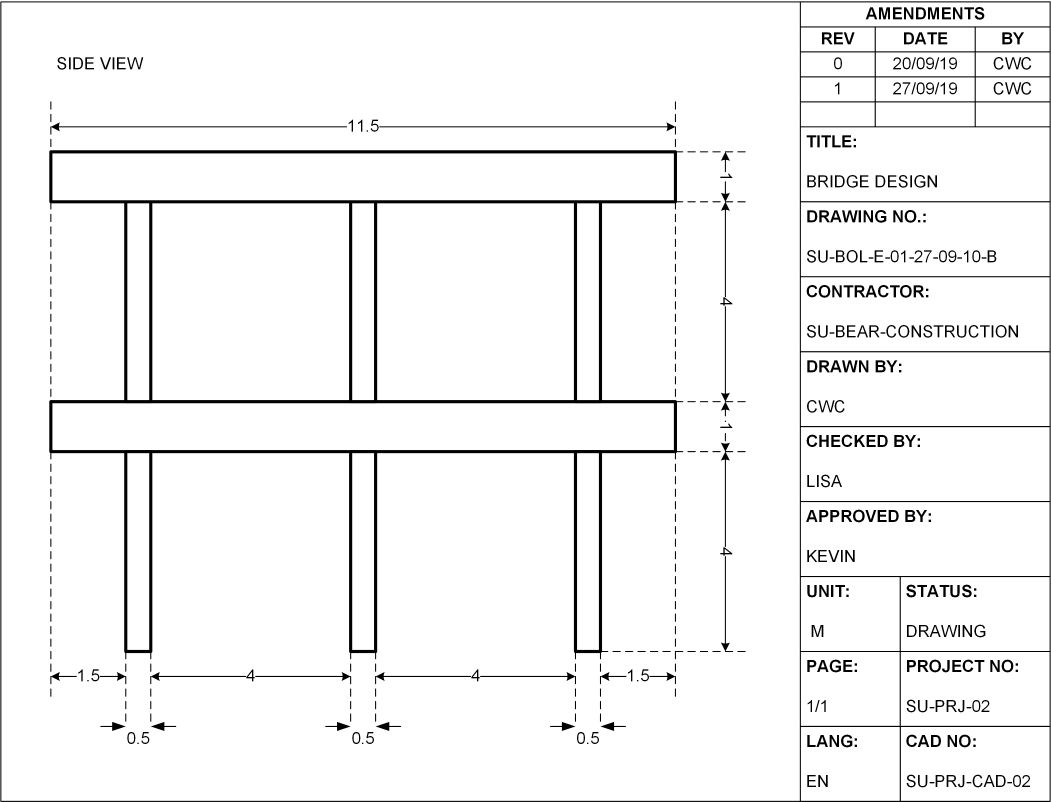
#> input picture images/04.png, 3153 x 2406 px (shown at 1/3 size)
$ python imageAndDataExtraction.py
#> lines starting #> are read from the running program, lines starting #| are printed output that depends on the picture; after the words box and inside, x2 and y2 are one past the last pixel; in counts of white or black regions, pixels touching at a corner belong together
import numpy as np
import cv2
from matplotlib import pyplot as pt
import openpyxl
import pytesseract as tess
from pytesseract import Output

tess.pytesseract.tesseract_cmd = r'C:\Program Files\Tesseract-OCR\tesseract.exe'

# change this one only
img = cv2.imread('images/04.png')
#> img is the input picture: shape (2406, 3153, 3); min 0, max 255, mean 242.8
gray = cv2.cvtColor(img, cv2.COLOR_BGR2GRAY)
gray = cv2.threshold(gray, 0, 1, cv2.THRESH_BINARY | cv2.THRESH_OTSU)[1]
#> gray: shape (2406, 3153); values 0 (black) and 1 (white), 95.2% white; 430 black regions (7 under 20 px), largest, box (x1, y1, x2, y2) and area: (148, 451, 2050, 1978) 145787, (1, 4, 3152, 2406) 80546, (151, 368, 1041, 404) 2980
drawing = gray.copy()
gray_ori = gray.copy()
edges = cv2.Canny(gray, 0, 1)
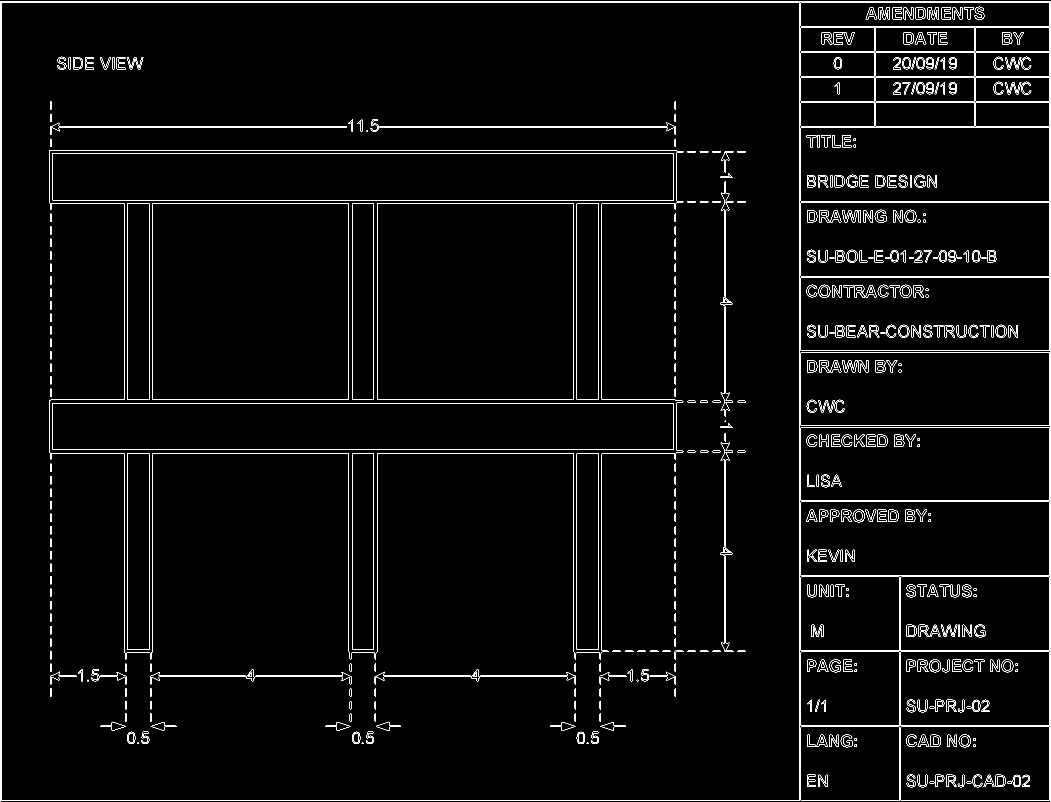
#> edges: shape (2406, 3153) (shown at 1/3 size); 1.8% white in thin lines or dots
[nrow, ncol] = edges.shape
#> nrow = 2406; ncol = 3153
full_size = nrow * ncol
#> full_size = 7586118

# remove the extra padding outside the border
contours, hierarchy = cv2.findContours(edges, cv2.RETR_TREE, cv2.CHAIN_APPROX_SIMPLE)
#> contours = 1104 contours, 225 with area under 20; largest, box (x1, y1, x2, y2) and area: (3, 6, 2399, 2402) 5736022, (3, 6, 2399, 2402) 5736022, (147, 450, 2050, 1978) 1598564, (147, 450, 2050, 1978) 1598530, (1131, 609, 1722, 1200) 348097
for i in range(0, 1):
    peri = cv2.arcLength(contours[i], True)
    approx = cv2.approxPolyDP(contours[i], 0.01 * peri, True)
    x,y,w,h = cv2.boundingRect(approx)
    area = cv2.contourArea(approx)
    if area > (0.5 * full_size):
        gray = gray[y:y+h, x:x+w]
        [nrow, ncol] = gray.shape
    else:
        i = -1
        peri = cv2.arcLength(contours[i], True)
        approx = cv2.approxPolyDP(contours[i], 0.001 * peri, True)
        x,y,w,h = cv2.boundingRect(approx)
        area = cv2.contourArea(approx)
        gray = gray[y:y+h, x:x+w]
        [nrow, ncol] = gray.shape
#> this loop made 1 pass

# original copy of binary image without outside padding for later use
gray_ori = gray.copy()
gray_ori2 = gray.copy()

# creating a mask and changing all the region that we want to 1
[nrow, ncol] = gray.shape
img_area = nrow * ncol
#> img_area = 7571853
mask = np.zeros((nrow,ncol), dtype=np.uint8)
for c in contours:
    peri = cv2.arcLength(c, True)
    approx = cv2.approxPolyDP(c, 0.01 * peri, True)
    x,y,w,h = cv2.boundingRect(approx)
    area = cv2.contourArea(approx)
    if area < (1/2)*img_area and len(approx) == 4:
        mask[y:y+h, x:x+w] = 1
#> this loop made 1104 passes
#> (peri, x, y, w, h, area) on passes 4, 5, 7: (33.66, 3021, 2345, 15, 5, 53), (33.07, 3021, 2345, 15, 5, 52.5), (33.66, 2899, 2345, 15, 5, 53)
#> mask: shape (2403, 3151); values 0 (black) and 1 (white), 42.7% white; 41 white regions (4 under 20 px), largest, box (x1, y1, x2, y2) and area: (456, 609, 1047, 1200) 349281, (1131, 609, 1722, 1200) 349281, (156, 459, 2022, 601) 264972

# extracting the region that we want using the mask we created
kernel = cv2.getStructuringElement(cv2.MORPH_RECT, (25,25))
mask = cv2.morphologyEx(mask, cv2.MORPH_CLOSE, kernel, iterations=1)
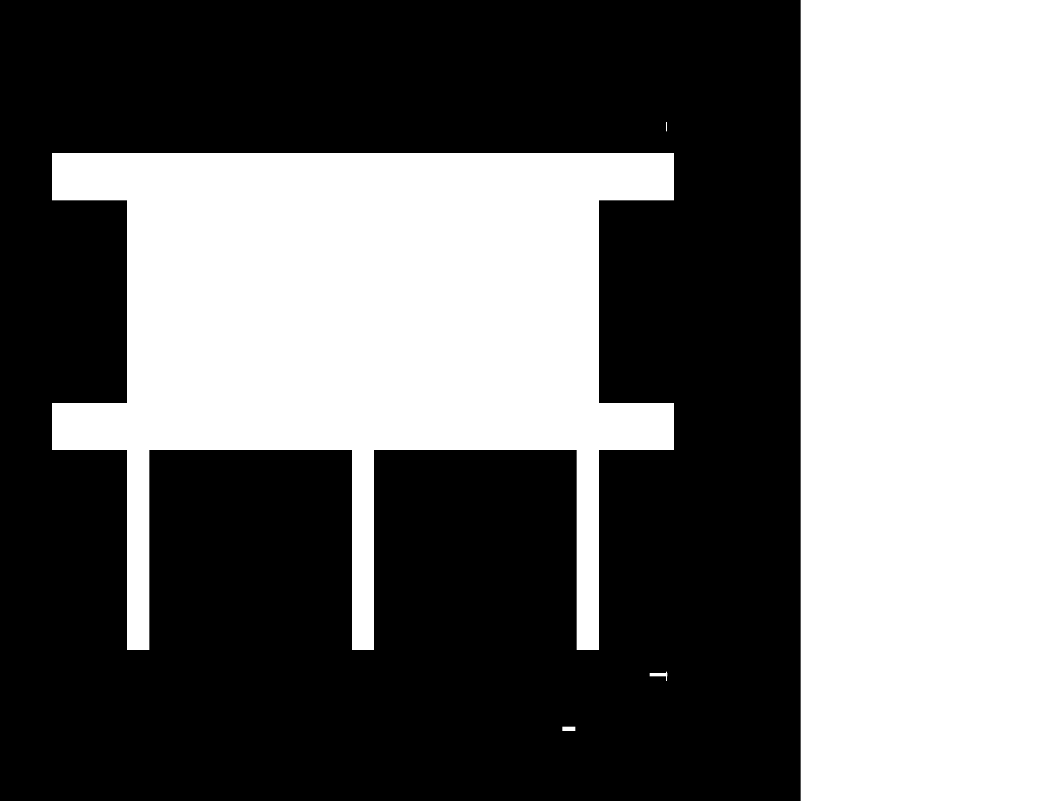
#> mask: shape (2403, 3151) (shown at 1/3 size); values 0 (black) and 1 (white), 43.7% white; 5 white regions
contours2,hierarchy2 = cv2.findContours(mask, cv2.RETR_EXTERNAL, cv2.CHAIN_APPROX_SIMPLE)
#> contours2 = 5 contours; box (x1, y1, x2, y2) and area: (2402, 0, 3151, 2403) 1796696, (156, 459, 2022, 1950) 1504005, (1949, 2015, 2002, 2043) 506, (1687, 2180, 1726, 2193) 456, (1998, 366, 2001, 394) 54
for c in contours2:
    peri = cv2.arcLength(c, True)
    approx = cv2.approxPolyDP(c, 0.01 * peri, True)
    x,y,w,h = cv2.boundingRect(approx)
    area = cv2.contourArea(approx)
    if area > (1/9)*img_area :
        ROI = gray_ori[y:y+h, x:x+w]
        ROI[ROI >= 1] = 255
#> this loop made 5 passes
#> (peri, approx, x, y, w, h, area) on passes 1, 4, 5: (100, [[1687, 2180], [1687, 2192], [1725, 2192], [1725, 2180]], 1687, 2180, 39, 13, 456), (58, [[1998, 366], [1998, 393], [2000, 393], [2000, 366]], 1998, 366, 3, 28, 54), (6300, [[2402, 0], [2402, 2402], [3150, 2402], [3150, 0]], 2402, 0, 749, 2403, 1796696)
#> (peri, x, y, w, h, area) on passes 2 to 3: (155.7, 1949, 2015, 52, 28, 504), (10004.1, 156, 459, 1866, 1491, 1446775)
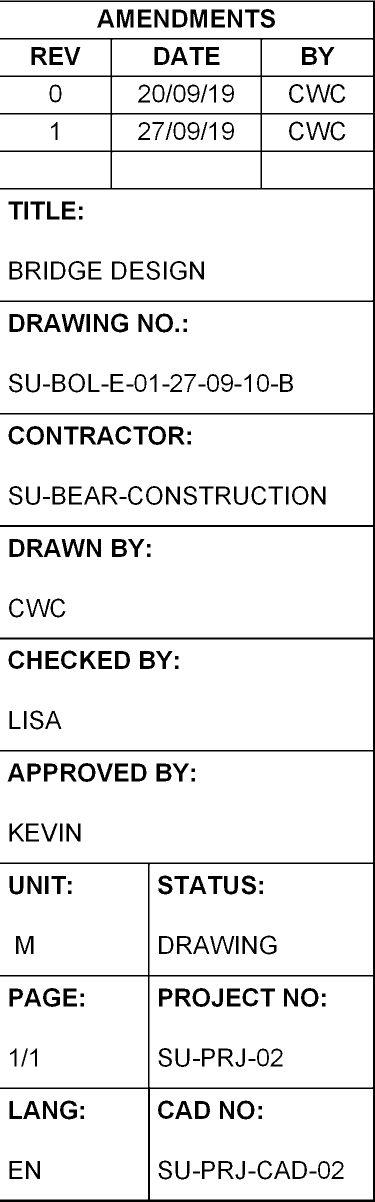
#> ROI: shape (2403, 749) (shown at 1/2 size); 92.1% white; 252 black regions, largest, box (x1, y1, x2, y2) and area: (0, 1, 749, 2403) 46969, (234, 19, 267, 55) 790, (381, 19, 414, 55) 790

try:
    cv2.imwrite('roi.png',ROI)
    ROI3 = ROI
except:
    ROI = drawing
    ROI2 = ROI                  # if no ROI found is invalid, we will use the backup image
    cv2.imwrite('roi.png',ROI)

# removing the region from the original image
drawing = cv2.add(gray_ori, mask)
drawing[drawing >= 1] = 255
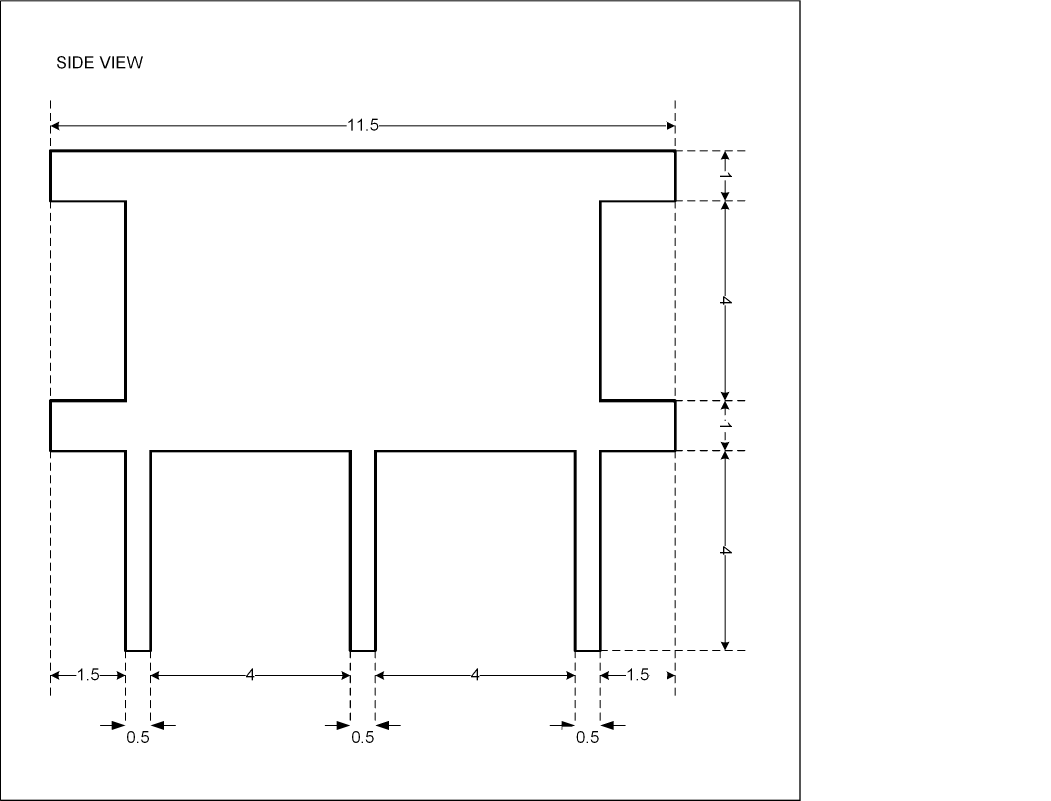
#> drawing: shape (2403, 3151) (shown at 1/3 size); 97.9% white; 181 black regions (8 under 20 px)
drawing_backup = drawing

# crop the drawings from original image(without title block region)
contours_final, hierarchy_final = cv2.findContours(drawing, cv2.RETR_TREE, cv2.CHAIN_APPROX_SIMPLE)
#> contours_final = 198 contours, 9 with area under 20; largest, box (x1, y1, x2, y2) and area: (3, 4, 2398, 2399) 5731236, (0, 0, 3151, 2403) 1796697, (146, 447, 2050, 1976) 1603786, (156, 457, 2022, 1950) 1508632, (149, 364, 1041, 402) 3906
largest = 0
for i in range(0, len(contours_final)):
    peri = cv2.arcLength(contours_final[i], True)
    approx = cv2.approxPolyDP(contours_final[i], 0.01 * peri, True)
    x,y,w,h = cv2.boundingRect(approx)
    area = cv2.contourArea(approx)
    if area != img_area:
        if area > largest:
            largest = area
            drawing = gray_ori[y:y+h, x:x+w]
            drawing[drawing >= 1] = 255
            cv2.imwrite('drawing.png', drawing)
            [drawing_nrow, drawing_ncol] = drawing.shape
            # check drawing size, because it might select the entire image
            if drawing_nrow*drawing_ncol >= ncol*nrow*0.8:
                drawing = drawing_backup
                [nrow6, ncol6] = drawing.shape
                nrow7 = nrow6 - 200
                ncol7 = ncol6 - 200
                drawing[0:200, :] = 255
                drawing[:, 0:200] = 255
                drawing[nrow7:nrow6, :] = 255
                drawing[:, ncol7:ncol6] = 255
                kernel = cv2.getStructuringElement(cv2.MORPH_RECT, (500,500))
                kernel2 = cv2.getStructuringElement(cv2.MORPH_RECT, (20,20))
                drawing = cv2.morphologyEx(drawing, cv2.MORPH_OPEN, kernel, iterations=1)
                drawing = cv2.dilate(drawing, kernel2)
                drawing = cv2.morphologyEx(drawing, cv2.MORPH_OPEN, kernel, iterations=1)
                drawing = cv2.dilate(drawing, kernel2)
                drawing = cv2.bitwise_not(drawing)
                drawing[drawing >= 1] = 1
                contours, hierarchy = cv2.findContours(drawing, cv2.RETR_TREE, cv2.CHAIN_APPROX_SIMPLE)
                largest2 = 0
                for i in range(0, len(contours)):
                    peri = cv2.arcLength(contours[i], True)
                    approx = cv2.approxPolyDP(contours[i], 0.01 * peri, True)
                    x,y,w,h = cv2.boundingRect(approx)
                    area = cv2.contourArea(approx)
                    if area > largest2:
                        lagest = area
                        drawing = gray_ori2[y:y+h, x:x+w]
                        drawing[drawing >= 1] = 255
                        cv2.imwrite('drawing.png', drawing)
#> this loop made 198 passes
#> largest on pass 2: 5731236
#> pass 2, `cv2.imwrite('drawing.png', drawing)`:
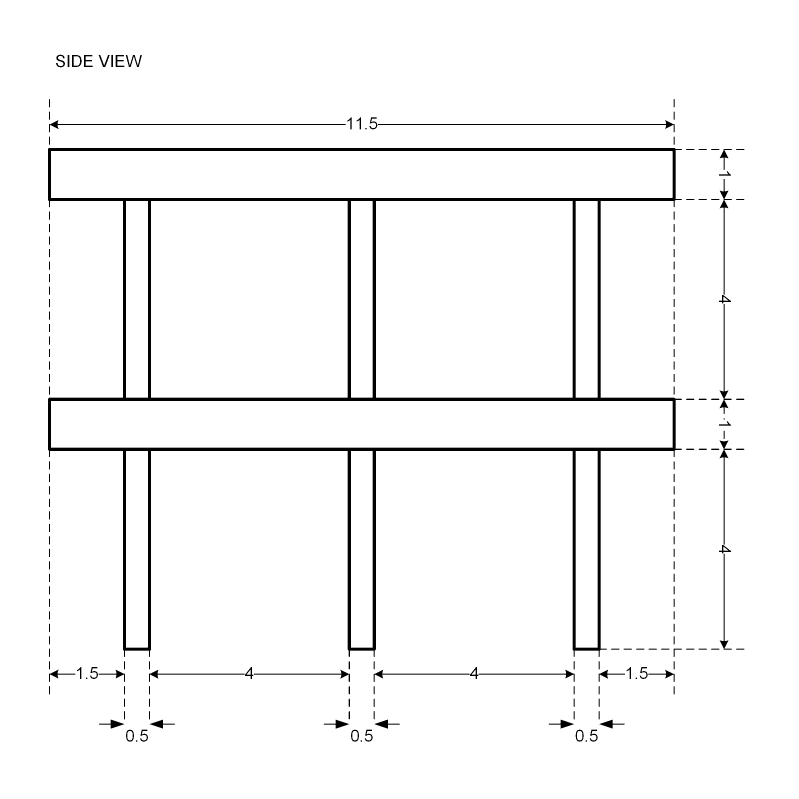
#> saved as drawing.png: shape (2395, 2395) (shown at 1/3 size); 96.8% white; 178 black regions (7 under 20 px), largest, box (x1, y1, x2, y2) and area: (144, 444, 2046, 1971) 145787, (147, 361, 1037, 397) 2980, (1134, 360, 2024, 397) 2971
#> after the loop: kernel: shape (25, 25); every value is 1

# using the roi that we obtained
img = cv2.imread("roi.png", 1)
gray = cv2.cvtColor(img, cv2.COLOR_BGR2GRAY)
gray = cv2.threshold(gray, 0, 255, cv2.THRESH_BINARY | cv2.THRESH_OTSU)[1]

# append information into an array
contours, hierarchy = cv2.findContours(gray, cv2.RETR_EXTERNAL, cv2.CHAIN_APPROX_SIMPLE)
contours = sorted(contours, key=lambda contour: cv2.boundingRect(contour)[0] + cv2.boundingRect(contour)[1] * gray.shape[1])
data = []
scattered_data = []
[nrow, ncol] = gray.shape
img_size = nrow * ncol
for i in range(1, len(contours)):
    # check whether the drawing number is seperated by small boxes
    if i + 1 < len(contours):
        area = cv2.contourArea(contours[i])
        area2 = cv2.contourArea(contours[i+1])
        if area2 < 1/100 * img_size and area2 > 500:
            peri = cv2.arcLength(contours[i], True)
            approx = cv2.approxPolyDP(contours[i], 0.05 * peri, True)
            x,y,w,h = cv2.boundingRect(approx)
            approx2 = cv2.approxPolyDP(contours[i+1], 0.05 * peri, True)
            x2,y2,w2,h2 = cv2.boundingRect(approx2)
            ROI = gray[y:y+h+h2, x:x+w]
#> (the run stopped early here; a loop or call above may not have finished)

$ run again, with images/06.png copied over images/04.png
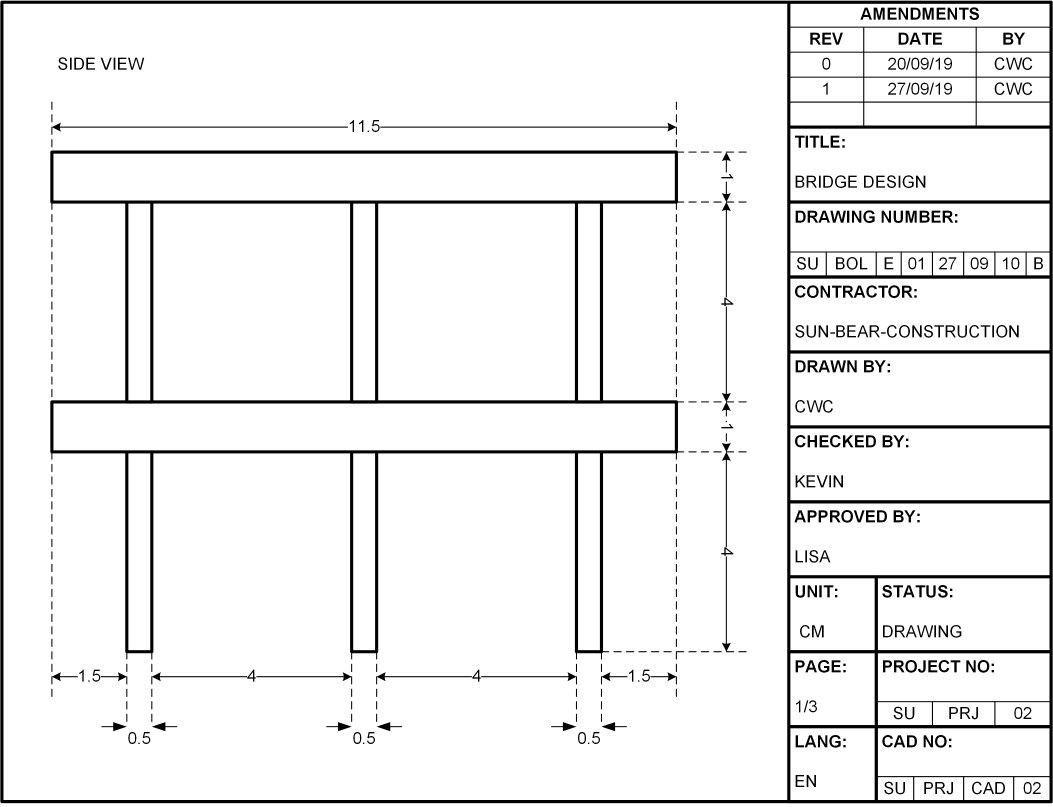
#> input picture images/06.png, 3159 x 2419 px (shown at 1/3 size)
#> img is the input picture: shape (2419, 3159, 3); min 0, max 255, mean 238.1
#> `edges = cv2.Canny(gray, 0, 1)`:
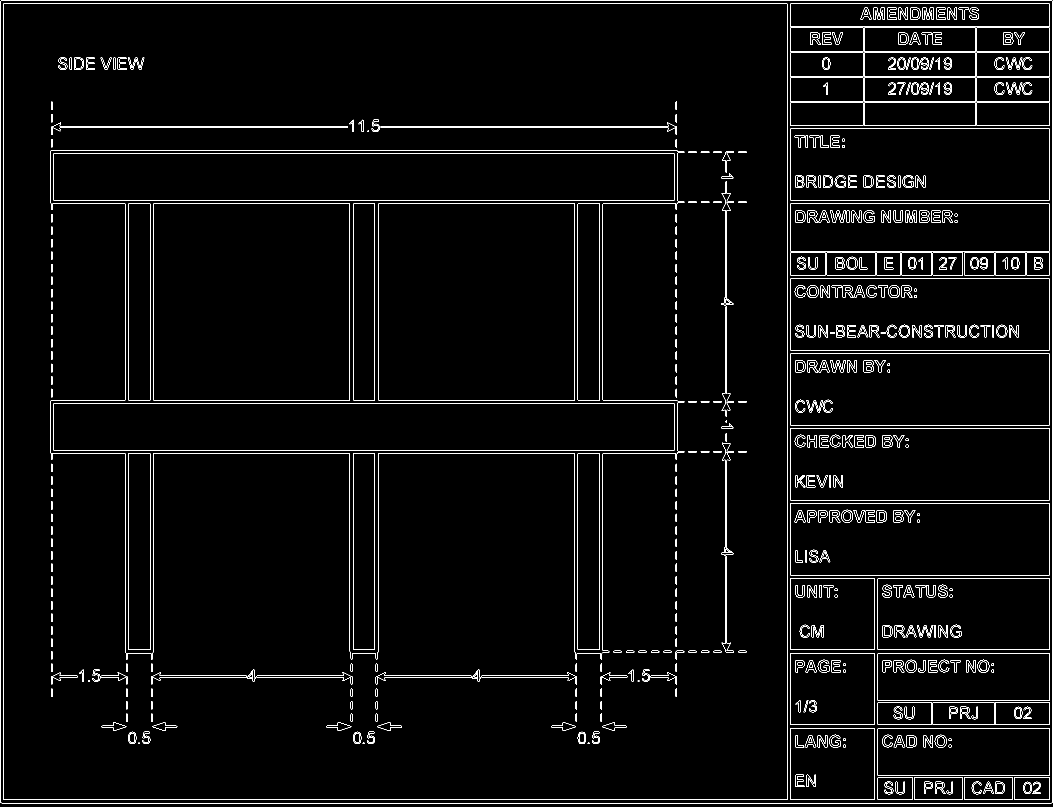
#> edges: shape (2419, 3159) (shown at 1/3 size); 1.9% white in thin lines or dots
#> contours = 1122 contours, 234 with area under 20; largest, box (x1, y1, x2, y2) and area: (0, 1, 3158, 2410) 7602032, (0, 1, 3158, 2410) 7602028, (9, 10, 2362, 2400) 5618923, (9, 10, 2362, 2400) 5618922, (150, 450, 2053, 1979) 1598812
#> the loop `for i in range(0, 1):` made 1 pass
#> the loop `for c in contours:` made 1122 passes
#> (peri, x, y, w, h, area) on passes 6 to 8: (323.8, 3098, 2345, 24, 37, 87), (103.6, 3070, 2345, 25, 37, 695), (101.3, 3070, 2345, 25, 37, 691)
#> contours2 = 3 contours; box (x1, y1, x2, y2) and area: (2370, 0, 3157, 2407) 1891116, (159, 460, 2024, 1950) 1503078, (2173, 1379, 2190, 1642) 4192
#> the loop `for c in contours2:` made 3 passes
#> (peri, approx, x, y, w, h, area) on passes 1, 3: (556, [[2173, 1379], [2173, 1641], [2189, 1641], [2189, 1379]], 2173, 1379, 17, 263, 4192), (6384, [[2370, 0], [2370, 2406], [3156, 2406], [3156, 0]], 2370, 0, 787, 2407, 1891116)
#> contours_final = 193 contours, 4 with area under 20; largest, box (x1, y1, x2, y2) and area: (9, 9, 2361, 2398) 5614188, (2370, 0, 3157, 2407) 1891116, (149, 448, 2053, 1978) 1604042, (159, 459, 2024, 1950) 1505390, (1139, 365, 2031, 404) 3908
#> the loop `for i in range(0, len(contours_final)):` made 193 passes
#> largest on pass 2: 5612994
#> img: shape (2407, 787, 3); 87.9% white; 245 black regions, largest, box (x1, y1, x2, y2) and area: (0, 0, 787, 2407) 130105, (250, 21, 283, 57) 790, (397, 21, 430, 57) 790
